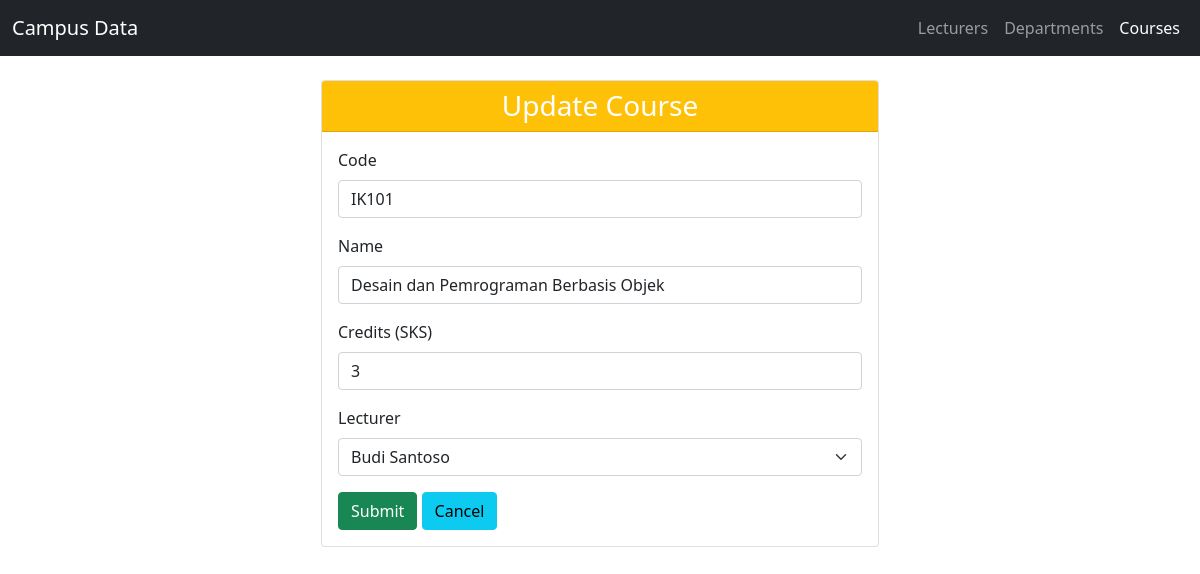
The page /Project/index.php?entity=courses&action=edit&id=1 on the database its author committed.
### tables this page shows
CREATE TABLE `courses` (
  `id` INT AUTO_INCREMENT PRIMARY KEY,
  `code` VARCHAR(20) NOT NULL,
  `name` VARCHAR(100) NOT NULL,
  `credits` TINYINT NOT NULL DEFAULT 3,
  `lecturer_id` INT NULL,
  CONSTRAINT `fk_course_lecturer` FOREIGN KEY (`lecturer_id`)
    REFERENCES `lecturers`(`id`) ON DELETE SET NULL ON UPDATE CASCADE
);

### Project/controllers/CourseController.php (called while the page is built, shortened)
<?php
require_once __DIR__ . '/../models/Course.php';
require_once __DIR__ . '/../views/CourseView.php';
class CourseController
{
    private Course $model;
    private Lecturer $lecturers;
    private CourseView $view;
    public function __construct()
    {
        $this->model = new Course();
        $this->lecturers = new Lecturer();
        $this->view = new CourseView();
    }
    public function edit(): void
    {
        $row = $this->model->find((int)($_GET['id'] ?? 0));
        $this->view->form($row, $this->lecturers->all());
    }
}

### Project/index.php (called while the page is built, shortened)
<?php
require_once __DIR__ . '/controllers/CourseController.php';
$action = $_GET['action'] ?? 'index';
$controller = new $controllers[$entity]();
$controller->$action();

### Project/models/DB.php (called while the page is built, shortened)
<?php
class DB
{
    private static ?PDO $pdo = null;
    public static function conn(): PDO
    {
        if (self::$pdo === null) {
            self::$pdo = new PDO(
                'mysql:host=' . DB_HOST . ';dbname=' . DB_NAME . ';charset=utf8mb4',
                DB_USER,
                DB_PASS,
                [
                    PDO::ATTR_ERRMODE => PDO::ERRMODE_EXCEPTION,
                    PDO::ATTR_DEFAULT_FETCH_MODE => PDO::FETCH_ASSOC,
                ]
            );
        }
        return self::$pdo;
    }
}

### Project/models/Course.php (called while the page is built, shortened)
<?php
require_once __DIR__ . '/DB.php';
class Course
{
    public function find(int $id): ?array
    {
        $st = DB::conn()->prepare("SELECT * FROM courses WHERE id = ?");
        $st->execute([$id]);
        return $st->fetch() ?: null;
    }
}

### Project/models/Lecturer.php (called while the page is built, shortened)
<?php
require_once __DIR__ . '/DB.php';
class Lecturer
{
    public function all(): array
    {
        return DB::conn()->query(
            "SELECT l.*, d.name AS department_name
             FROM lecturers l LEFT JOIN departments d ON d.id = l.department_id
             ORDER BY l.id"
        )->fetchAll();
    }
}

### Project/views/Template.php (the view, shortened to what this page needs)
<?php
class Template
{
    public static function e($v): string
    {
        return htmlspecialchars((string)($v ?? ''), ENT_QUOTES, 'UTF-8');
    }
    public static function render(string $title, string $active, string $content): void
    {
        $menu = ['lecturers' => 'Lecturers', 'departments' => 'Departments', 'courses' => 'Courses'];
        echo '<!doctype html><html lang="en"><head><meta charset="utf-8">'
           . '<meta name="viewport" content="width=device-width, initial-scale=1">'
           . '<link href="assets/bootstrap.min.css" rel="stylesheet">'
           . '<title>' . self::e($title) . '</title></head><body>'
           . '<nav class="navbar navbar-expand navbar-dark bg-dark"><div class="container-fluid">'
           . '<a class="navbar-brand" href="index.php">Campus Data</a><ul class="navbar-nav">';
        foreach ($menu as $key => $label) {
            $cls = $key === $active ? 'nav-link active' : 'nav-link';
            echo "<li class='nav-item'><a class='$cls' href='index.php?entity=$key'>$label</a></li>";
        }
        echo '</ul></div></nav><div class="container my-4">' . $content . '</div>'
           . '<script src="assets/bootstrap.bundle.min.js"></script></body></html>';
    }
    public static function options(array $rows, string $labelKey, $selected, string $empty): string
    {
        $html = "<option value=''>" . self::e($empty) . "</option>";
        foreach ($rows as $r) {
            $sel = ((string)$selected === (string)$r['id']) ? ' selected' : '';
            $html .= "<option value='" . (int)$r['id'] . "'$sel>" . self::e($r[$labelKey]) . "</option>";
        }
        return $html;
    }
}

### Project/views/CourseView.php (shortened to what this page needs)
<?php
require_once __DIR__ . '/Template.php';
class CourseView
{
    public function form(?array $row, array $lecturers): void
    {
        $e = 'Template::e';
        $isEdit = $row !== null;
        $action = $isEdit ? 'update' : 'store';
        $body = '<div class="col-lg-6 m-auto"><div class="card"><div class="card-header '
              . ($isEdit ? 'bg-warning' : 'bg-primary') . '"><h3 class="text-white text-center mb-0">'
              . ($isEdit ? 'Update' : 'Create') . ' Course</h3></div><div class="card-body">'
              . "<form method='post' action='index.php?entity=courses&action=$action'>"
              . ($isEdit ? "<input type='hidden' name='id' value='" . (int)$row['id'] . "'>" : '')
              . '<label class="form-label">Code</label><input type="text" name="code" class="form-control mb-3" required value="' . $e($row['code'] ?? '') . '">'
              . '<label class="form-label">Name</label><input type="text" name="name" class="form-control mb-3" required value="' . $e($row['name'] ?? '') . '">'
              . '<label class="form-label">Credits (SKS)</label><input type="number" min="1" max="6" name="credits" class="form-control mb-3" required value="' . $e($row['credits'] ?? 3) . '">'
              . '<label class="form-label">Lecturer</label><select name="lecturer_id" class="form-select mb-3">'
              . Template::options($lecturers, 'name', $row['lecturer_id'] ?? '', '-- Belum ada pengajar --') . '</select>'
              . '<button class="btn btn-success" type="submit">Submit</button> '
              . '<a class="btn btn-info" href="index.php?entity=courses">Cancel</a>'
              . '</form></div></div></div>';
        Template::render(($isEdit ? 'Update' : 'Create') . ' Course', 'courses', $body);
    }
}

### rows shown on the page
courses: code "IK101", name "Desain dan Pemrograman Berbasis Objek", credits "3"

### other values the page prints
$label "Lecturers"
$label "Departments"
$label "Courses"
form field lecturer_id "Budi Santoso"
